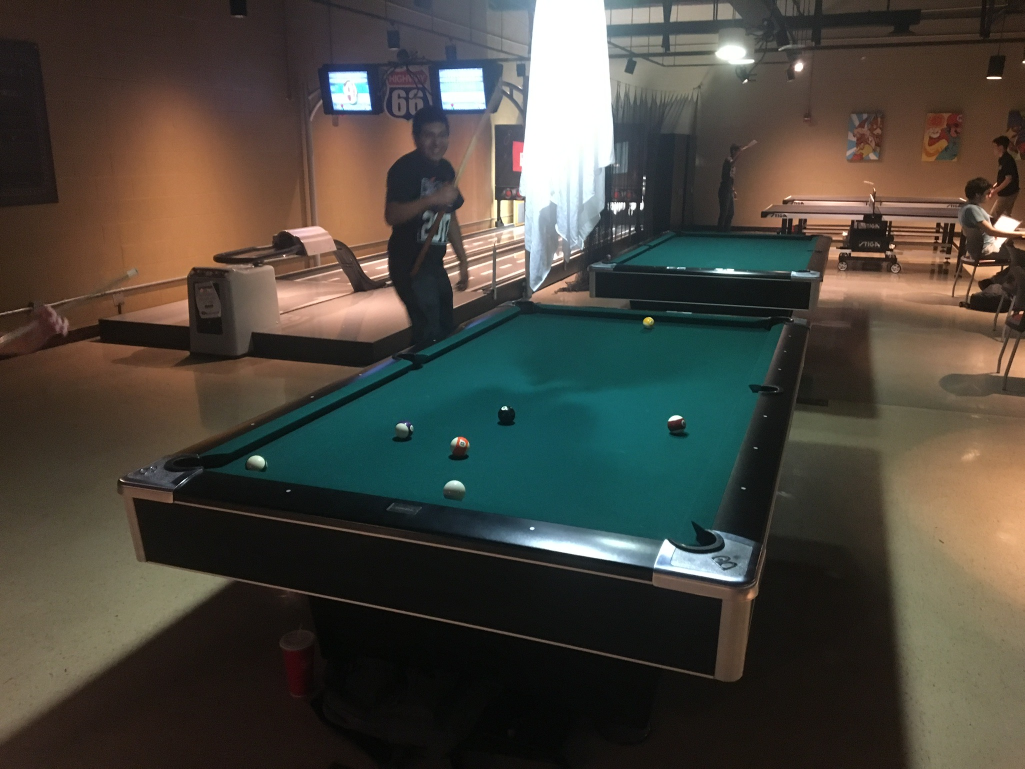
#> input picture Pool_Detection_Project/photos/IMG_0316.jpg, 2049 x 1537 px, found by its file name (shown at 1/2 size)
$ python pp_main.py   (older library calls are emulated)
#> lines starting #> are read from the running program, lines starting #| are printed output that depends on the picture; after the words box and inside, x2 and y2 are one past the last pixel; in counts of white or black regions, pixels touching at a corner belong together
#> further down, img is the input picture: shape (1537, 2049, 3); mean B, G, R 62.2, 70.5, 74.2
### Pool_Detection_Project/src/pp_table_detection2.py
"""
pp_table_detection.py

Designed to be the leading module for table detection.
OBJECTIVE
    - Input: Image.
    - Output: Four points defining the 4 corners of the pool table.

@Author: Jake Lepere
@Date: 10/27/2017
"""

import sys
sys.path.append('/usr/local/lib/python2.7/site-packages')

from pp_defs import *
from pp_draw_utils import *
import cv2
import numpy as np

def get_table_corner_points(img):
    """
    Gets 4 points defining the pool table from the input image.
    @param img the input image
    @returns 4 points defining the corners of the pool table
    """

    img_height, img_width, img_channels = img.shape
    lower_bounds,upper_bounds = get_table_color_bounds()   # Get the bounds for the table felt color

    """
    Table Image Masking
    """
    res = cv2.cvtColor(img,cv2.COLOR_BGR2HSV)           # Convert image to HSV color space
#> res: shape (1537, 2049, 3); mean H, S, V 40.4, 90.9, 83.1
    mask = cv2.inRange(res,lower_bounds,upper_bounds)   # Get image mask from bounds
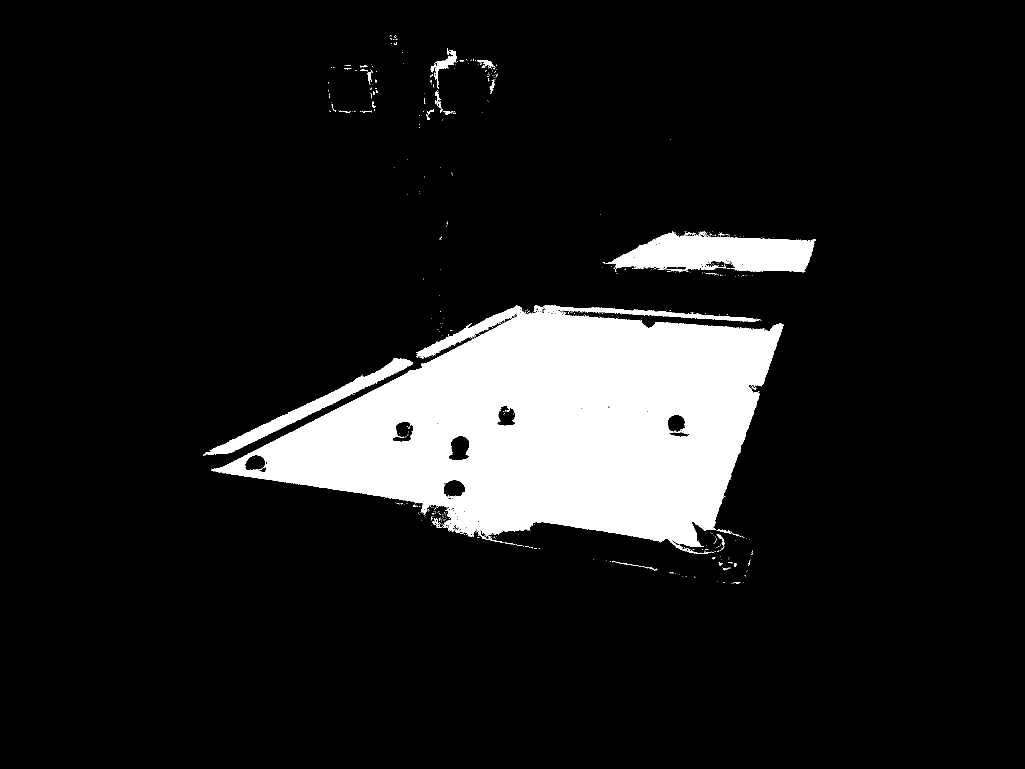
#> mask: shape (1537, 2049) (shown at 1/2 size); 11.4% white; 525 white regions (492 under 20 px), largest, box (x1, y1, x2, y2) and area: (423, 610, 1567, 1108) 322234, (1211, 462, 1632, 545) 22439, (406, 716, 826, 912) 9210
    res = cv2.bitwise_and(img,img,mask = mask)          # Mask the image
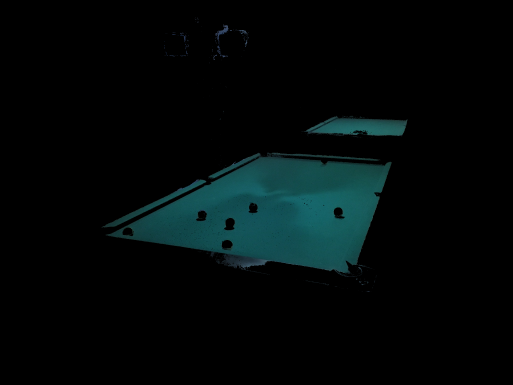
#> res: shape (1537, 2049, 3) (shown at 1/4 size); mean B, G, R 9.2, 9, 2.5

    """
    Contour Detection
    """
    imgray = cv2.cvtColor(res,cv2.COLOR_BGR2GRAY)                   # Get res in gray color space
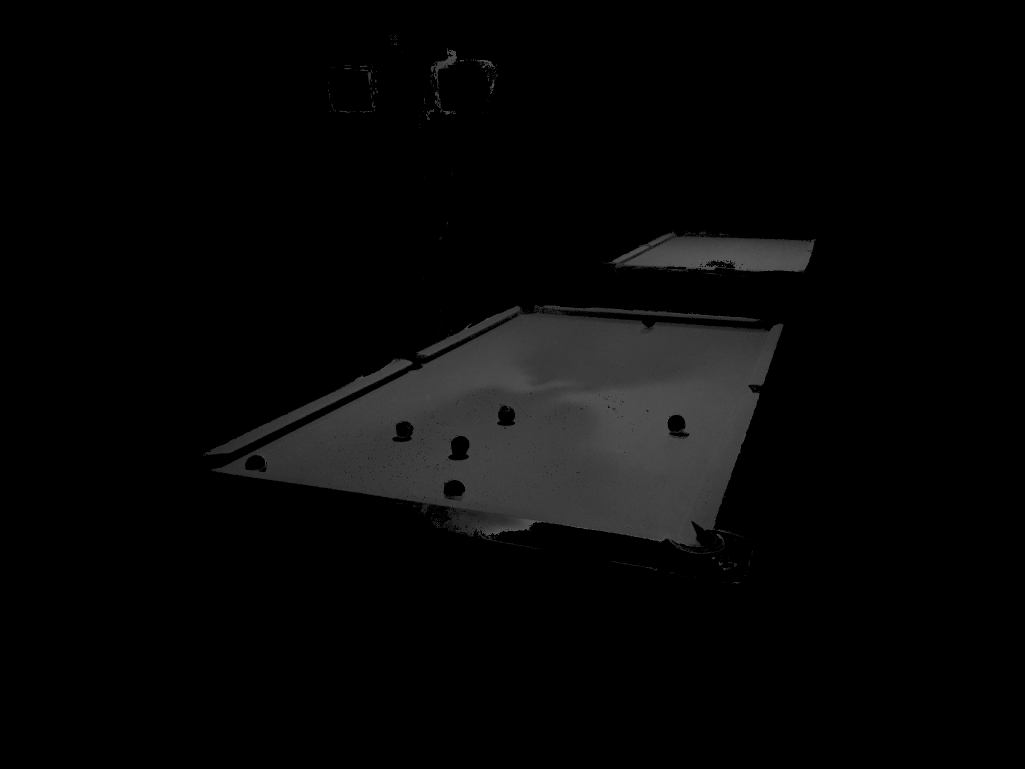
#> imgray: shape (1537, 2049) (shown at 1/2 size); min 0, max 96, mean 7.1
    tmp,thresh = cv2.threshold(imgray,255,255,255)                  # Threshold on the gray image
    retr = cv2.RETR_EXTERNAL                                        # Contour parameters
    mode = cv2.CHAIN_APPROX_SIMPLE
    tmp, contours, hierarchy = cv2.findContours(thresh,retr,mode)   # Get contours
#> tmp = None; contours = []
    res = np.zeros((img_height,img_width,3),np.uint8)               # Blank image for contours
    color = (255,255,255)                                           # Contour drawing parameters
    thickness = 3
    cv2.drawContours(res,contours,-1,color,thickness)               # Draw contours on blank image
#> res: shape (1537, 2049, 3); every value is 0

    """
    Canny Detection
    """
    blur = 9                                          # Blur parameter
    res = cv2.medianBlur(res,blur)                    # Blur
    res = cv2.Canny(res,100,150,apertureSize = 3)     # Canny edge detection
#> res: shape (1537, 2049); every value is 0

    """
    Hough Line Detection
    """
    rho = 0.75                                        # Hough parameters
    theta = np.pi/180
    threshold = 150
    lines = cv2.HoughLines(res,rho,theta,threshold)   # Get lines
#> lines = None

    """
    K-Mean 4 Line Clustering
    """
    criteria = (cv2.TERM_CRITERIA_EPS + cv2.TERM_CRITERIA_MAX_ITER,10,1.0)                           # K-Means parameters
    flags = cv2.KMEANS_PP_CENTERS
    n = 4
    max_iterations = 10
#> (the run stopped early here; a loop or call above may not have finished)

$ run again, with Pool_Detection_Project/photos/IMG_0330.jpg copied over Pool_Detection_Project/photos/IMG_0316.jpg
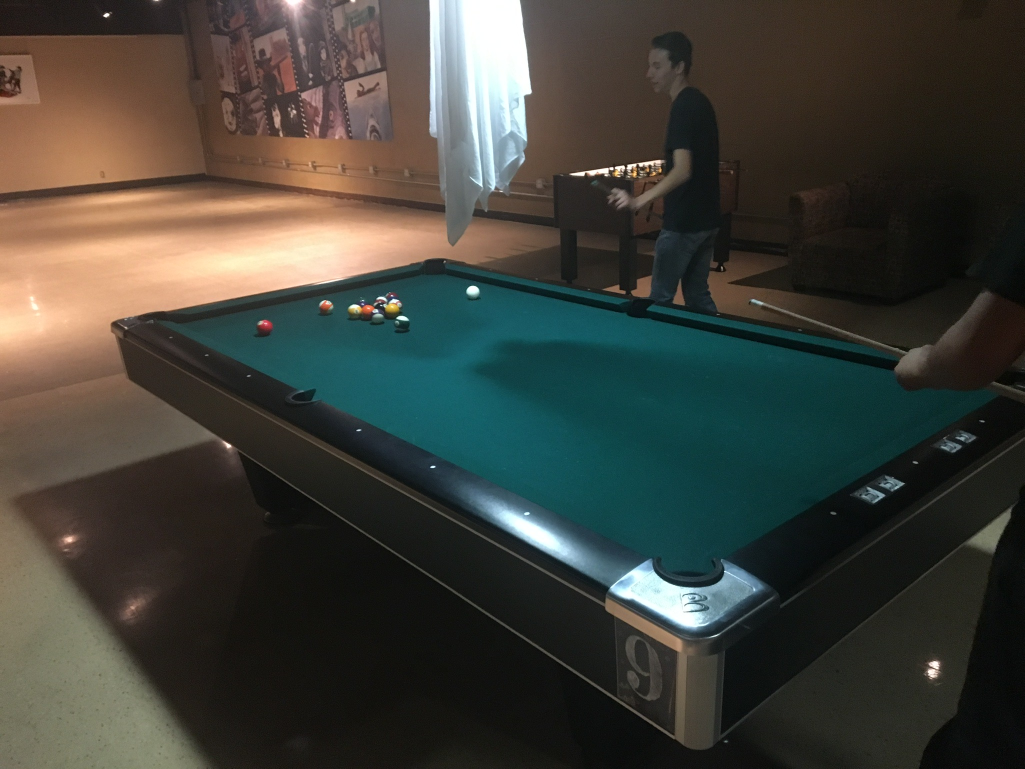
#> input picture Pool_Detection_Project/photos/IMG_0330.jpg, 2049 x 1537 px, found by its file name (shown at 1/2 size)
#> img is the input picture: shape (1537, 2049, 3); mean B, G, R 57.5, 64.6, 64
#> in get_table_corner_points, `mask = cv2.inRange(res,lower_bounds,upper_bounds)`:
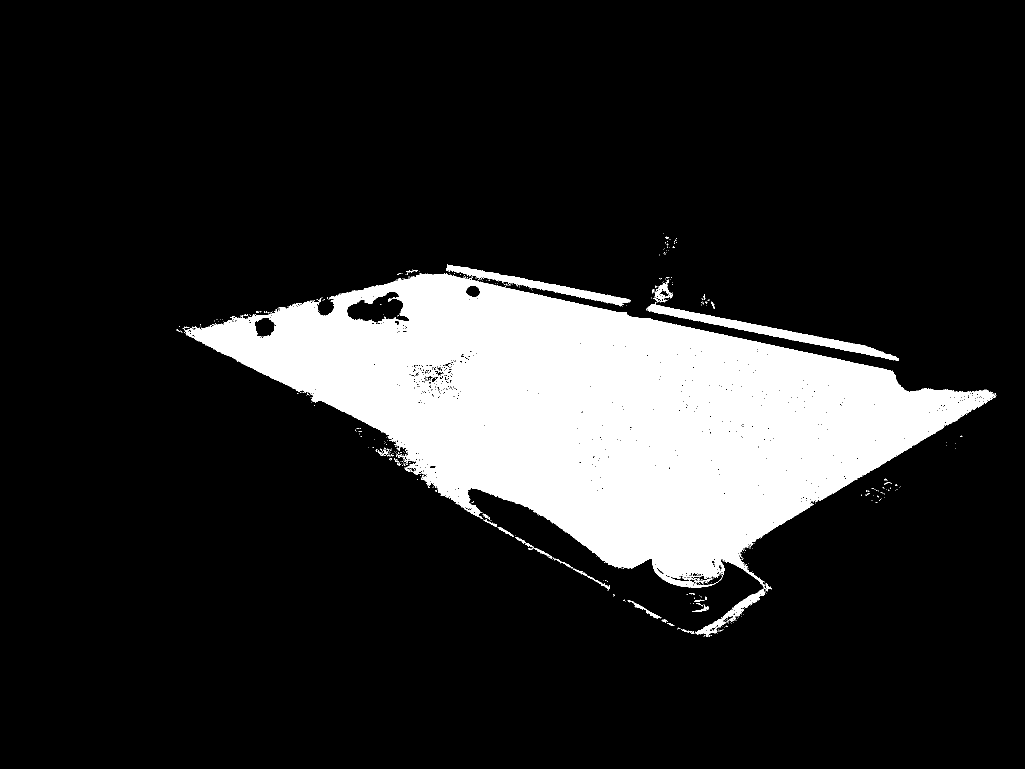
#> mask: shape (1537, 2049) (shown at 1/2 size); 15.5% white; 458 white regions (426 under 20 px), largest, box (x1, y1, x2, y2) and area: (367, 546, 1991, 1175) 469570, (1292, 604, 1798, 722) 7665, (892, 529, 1262, 613) 5013
#> in get_table_corner_points, `imgray = cv2.cvtColor(res,cv2.COLOR_BGR2GRAY)`:
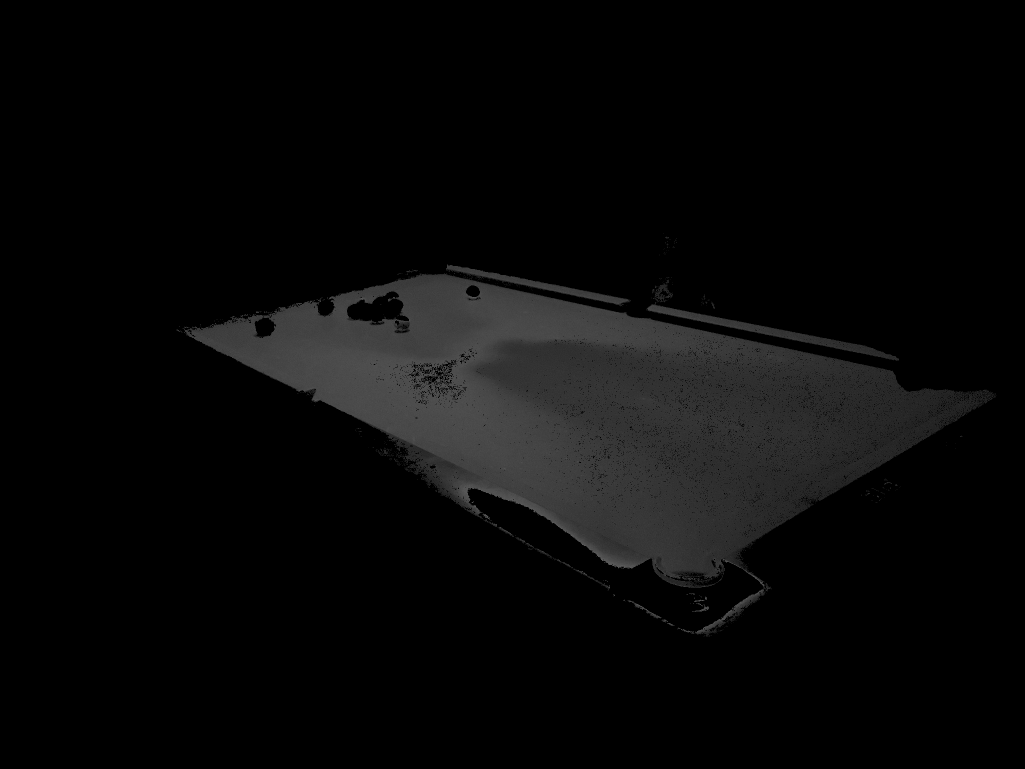
#> imgray: shape (1537, 2049) (shown at 1/2 size); min 0, max 97, mean 8.7
#> tmp = None; contours = []
#> lines = None

$ run again, with Pool_Detection_Project/photos/IMG_0310.jpg copied over Pool_Detection_Project/photos/IMG_0316.jpg
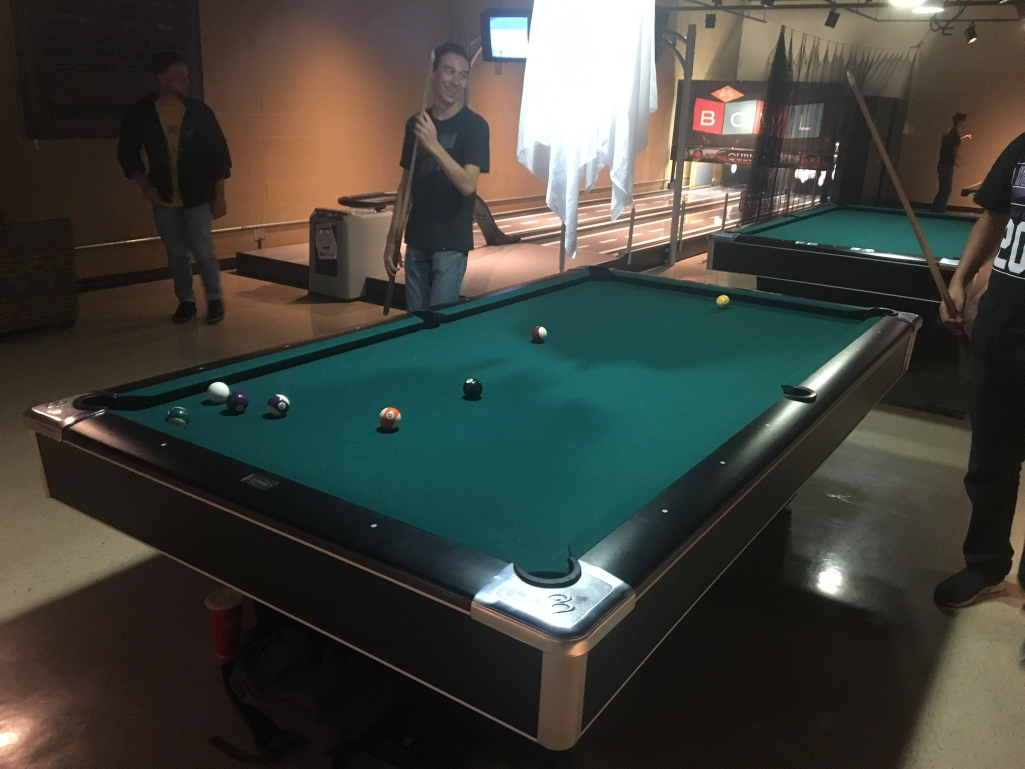
#> input picture Pool_Detection_Project/photos/IMG_0310.jpg, 2049 x 1537 px, found by its file name (shown at 1/2 size)
#> img is the input picture: shape (1537, 2049, 3); mean B, G, R 60.7, 67.4, 65.6
#> in get_table_corner_points, `mask = cv2.inRange(res,lower_bounds,upper_bounds)`:
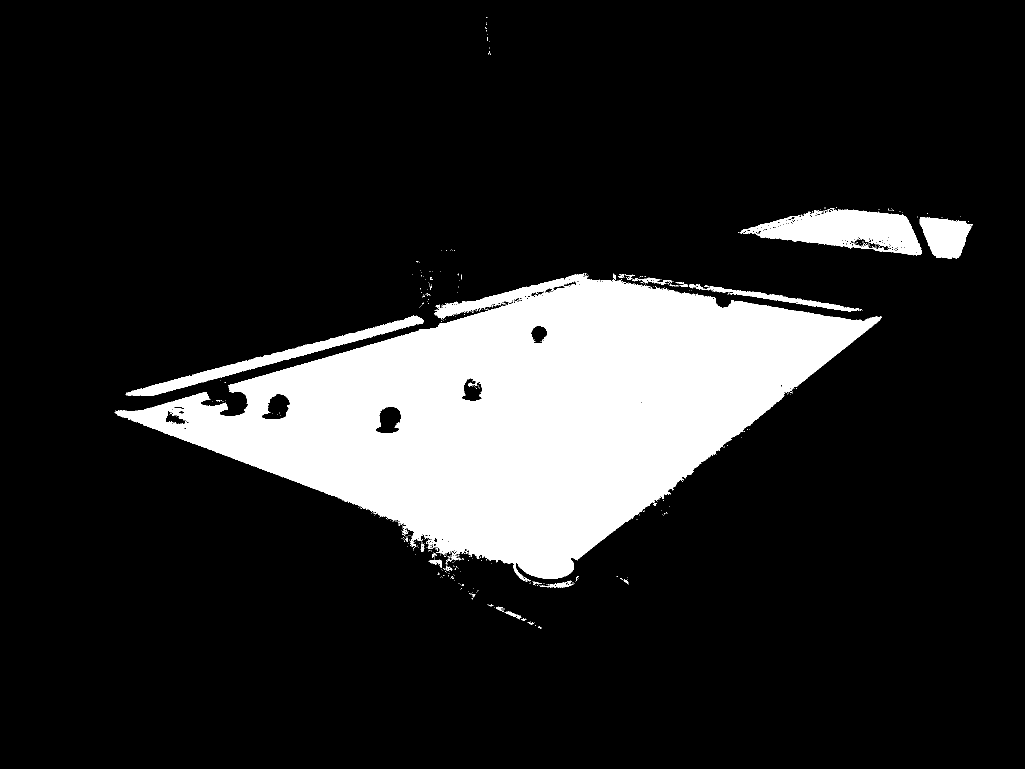
#> mask: shape (1537, 2049) (shown at 1/2 size); 15.4% white; 482 white regions (455 under 20 px), largest, box (x1, y1, x2, y2) and area: (231, 547, 1763, 1164) 445224, (1479, 416, 1844, 511) 18120, (253, 631, 848, 792) 10780
#> in get_table_corner_points, `imgray = cv2.cvtColor(res,cv2.COLOR_BGR2GRAY)`:
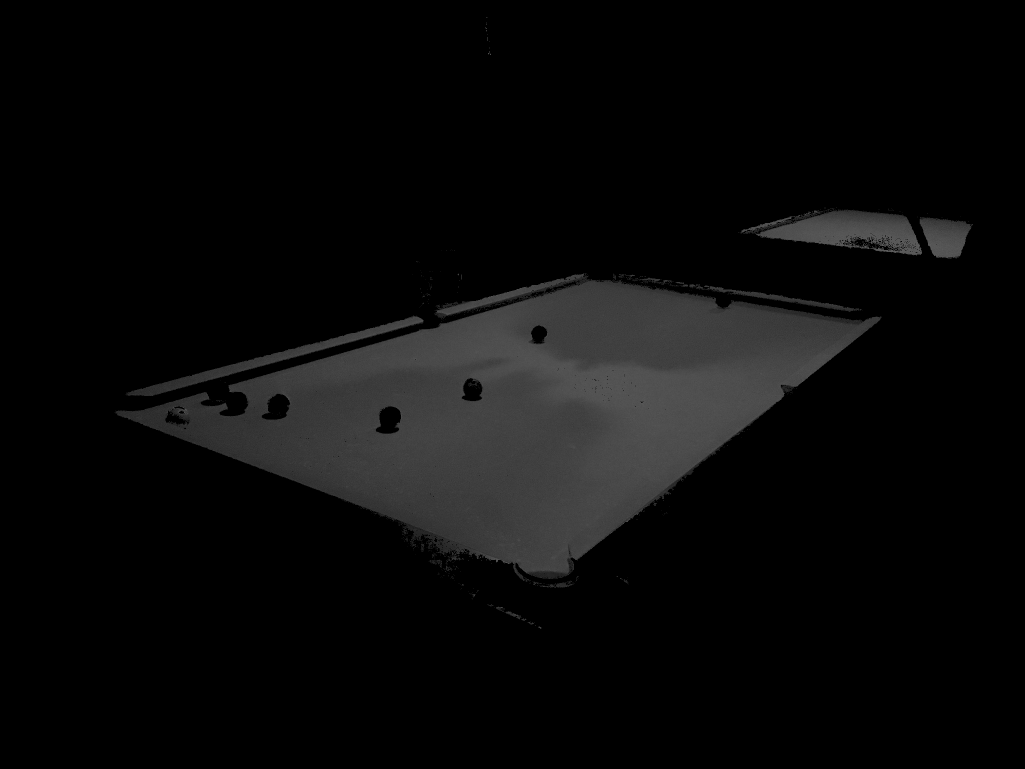
#> imgray: shape (1537, 2049) (shown at 1/2 size); min 0, max 97, mean 10
#> tmp = None; contours = []
#> lines = None
